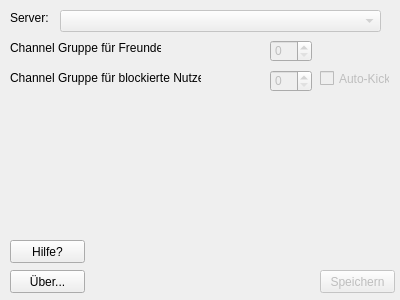
<?xml version="1.0" encoding="UTF-8"?>
<ui version="4.0">
 <class>WAYFConfigDialog</class>
 <widget class="QDialog" name="WAYFConfigDialog">
  <property name="geometry">
   <rect>
    <x>0</x>
    <y>0</y>
    <width>400</width>
    <height>300</height>
   </rect>
  </property>
  <property name="windowTitle">
   <string>We are your friends by Leibi - Einstellungen</string>
  </property>
  <widget class="QPushButton" name="btnSave">
   <property name="enabled">
    <bool>false</bool>
   </property>
   <property name="geometry">
    <rect>
     <x>320</x>
     <y>270</y>
     <width>75</width>
     <height>23</height>
    </rect>
   </property>
   <property name="text">
    <string>Speichern</string>
   </property>
  </widget>
  <widget class="QPushButton" name="btnAbout">
   <property name="geometry">
    <rect>
     <x>10</x>
     <y>270</y>
     <width>75</width>
     <height>23</height>
    </rect>
   </property>
   <property name="text">
    <string>Über...</string>
   </property>
  </widget>
  <widget class="QPushButton" name="btnHelp">
   <property name="geometry">
    <rect>
     <x>10</x>
     <y>240</y>
     <width>75</width>
     <height>23</height>
    </rect>
   </property>
   <property name="text">
    <string>Hilfe?</string>
   </property>
  </widget>
  <widget class="QLabel" name="label">
   <property name="geometry">
    <rect>
     <x>10</x>
     <y>40</y>
     <width>151</width>
     <height>16</height>
    </rect>
   </property>
   <property name="text">
    <string>Channel Gruppe für Freunde:</string>
   </property>
  </widget>
  <widget class="QLabel" name="label_2">
   <property name="geometry">
    <rect>
     <x>10</x>
     <y>70</y>
     <width>191</width>
     <height>16</height>
    </rect>
   </property>
   <property name="text">
    <string>Channel Gruppe für blockierte Nutzer:</string>
   </property>
  </widget>
  <widget class="QSpinBox" name="speChannelGroupFriends">
   <property name="enabled">
    <bool>false</bool>
   </property>
   <property name="geometry">
    <rect>
     <x>270</x>
     <y>40</y>
     <width>42</width>
     <height>22</height>
    </rect>
   </property>
  </widget>
  <widget class="QSpinBox" name="speChannelGroupBlocked">
   <property name="enabled">
    <bool>false</bool>
   </property>
   <property name="geometry">
    <rect>
     <x>270</x>
     <y>70</y>
     <width>42</width>
     <height>22</height>
    </rect>
   </property>
  </widget>
  <widget class="QCheckBox" name="chkAutoKick">
   <property name="enabled">
    <bool>false</bool>
   </property>
   <property name="geometry">
    <rect>
     <x>320</x>
     <y>70</y>
     <width>70</width>
     <height>17</height>
    </rect>
   </property>
   <property name="text">
    <string>Auto-Kick</string>
   </property>
  </widget>
  <widget class="QLabel" name="label_3">
   <property name="geometry">
    <rect>
     <x>10</x>
     <y>10</y>
     <width>41</width>
     <height>16</height>
    </rect>
   </property>
   <property name="text">
    <string>Server:</string>
   </property>
  </widget>
  <widget class="QComboBox" name="cbxServers">
   <property name="enabled">
    <bool>false</bool>
   </property>
   <property name="geometry">
    <rect>
     <x>60</x>
     <y>10</y>
     <width>321</width>
     <height>22</height>
    </rect>
   </property>
  </widget>
 </widget>
 <tabstops>
  <tabstop>speChannelGroupFriends</tabstop>
  <tabstop>speChannelGroupBlocked</tabstop>
  <tabstop>chkAutoKick</tabstop>
  <tabstop>btnSave</tabstop>
  <tabstop>btnHelp</tabstop>
  <tabstop>btnAbout</tabstop>
 </tabstops>
 <resources/>
 <connections/>
</ui>
